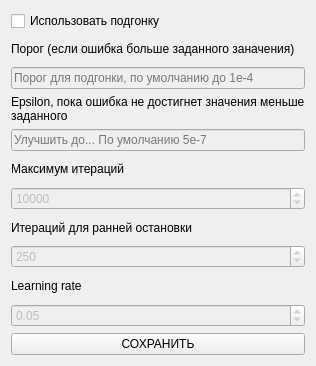
<?xml version="1.0" encoding="UTF-8"?>
<ui version="4.0">
 <class>gradParams</class>
 <widget class="QWidget" name="gradParams">
  <property name="geometry">
   <rect>
    <x>0</x>
    <y>0</y>
    <width>316</width>
    <height>366</height>
   </rect>
  </property>
  <property name="windowTitle">
   <string>Параметры подгонки</string>
  </property>
  <layout class="QVBoxLayout" name="verticalLayout">
   <item>
    <widget class="QCheckBox" name="checkUseGrad">
     <property name="text">
      <string>Использовать подгонку</string>
     </property>
    </widget>
   </item>
   <item>
    <widget class="QLabel" name="label_4">
     <property name="text">
      <string>Порог (если ошибка больше заданного заначения)</string>
     </property>
    </widget>
   </item>
   <item>
    <widget class="QLineEdit" name="lineThreshold">
     <property name="enabled">
      <bool>false</bool>
     </property>
     <property name="placeholderText">
      <string>Порог для подгонки, по умолчанию до 1e-4</string>
     </property>
    </widget>
   </item>
   <item>
    <widget class="QLabel" name="label_5">
     <property name="text">
      <string>Epsilon, пока ошибка не достигнет значения меньше заданного</string>
     </property>
     <property name="scaledContents">
      <bool>false</bool>
     </property>
     <property name="wordWrap">
      <bool>true</bool>
     </property>
    </widget>
   </item>
   <item>
    <widget class="QLineEdit" name="lineEps">
     <property name="enabled">
      <bool>false</bool>
     </property>
     <property name="placeholderText">
      <string>Улучшить до... По умолчанию 5e-7</string>
     </property>
    </widget>
   </item>
   <item>
    <widget class="QLabel" name="label">
     <property name="text">
      <string>Максимум итераций</string>
     </property>
    </widget>
   </item>
   <item>
    <widget class="QSpinBox" name="spinMaxIters">
     <property name="enabled">
      <bool>false</bool>
     </property>
     <property name="minimum">
      <number>100</number>
     </property>
     <property name="maximum">
      <number>20000</number>
     </property>
     <property name="value">
      <number>10000</number>
     </property>
    </widget>
   </item>
   <item>
    <widget class="QLabel" name="label_2">
     <property name="text">
      <string>Итераций для ранней остановки</string>
     </property>
    </widget>
   </item>
   <item>
    <widget class="QSpinBox" name="spinPatience">
     <property name="enabled">
      <bool>false</bool>
     </property>
     <property name="minimum">
      <number>50</number>
     </property>
     <property name="maximum">
      <number>1000</number>
     </property>
     <property name="value">
      <number>250</number>
     </property>
    </widget>
   </item>
   <item>
    <widget class="QLabel" name="label_3">
     <property name="text">
      <string>Learning rate</string>
     </property>
    </widget>
   </item>
   <item>
    <widget class="QDoubleSpinBox" name="spinLr">
     <property name="enabled">
      <bool>false</bool>
     </property>
     <property name="decimals">
      <number>2</number>
     </property>
     <property name="minimum">
      <double>0.010000000000000</double>
     </property>
     <property name="maximum">
      <double>1.000000000000000</double>
     </property>
     <property name="singleStep">
      <double>0.010000000000000</double>
     </property>
     <property name="value">
      <double>0.050000000000000</double>
     </property>
    </widget>
   </item>
   <item>
    <widget class="QPushButton" name="btnSaveGradParams">
     <property name="enabled">
      <bool>true</bool>
     </property>
     <property name="text">
      <string>СОХРАНИТЬ</string>
     </property>
    </widget>
   </item>
  </layout>
 </widget>
 <resources/>
 <connections/>
</ui>
